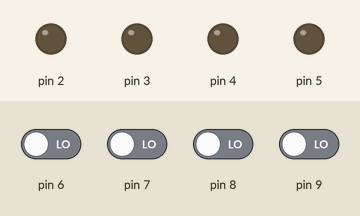
The sketch below on a simulated Arduino Uno, built with avr-gcc and run on an emulated ATmega328P. Shown: output pins drawn as LEDs (lit = HIGH). Inputs (shaded band) come from the test bench; at power-on: pin 6–9 LOW.

Above: at 1.2 s.
1.3 s: pin 6 driven HIGH
At 2.2 s:
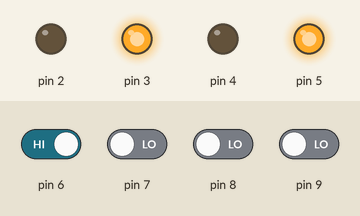
2.8 s: pin 6 driven LOW
At 3.3 s:
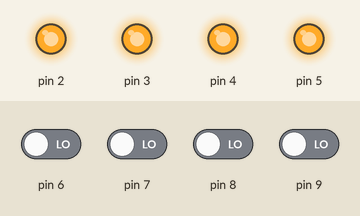
4.3 s: pin 7 driven HIGH
At 5.5 s:
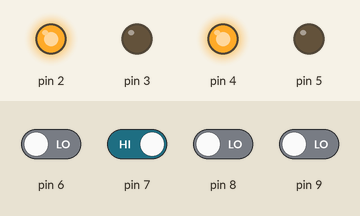
5.8 s: pin 7 driven LOW
At 6.8 s:
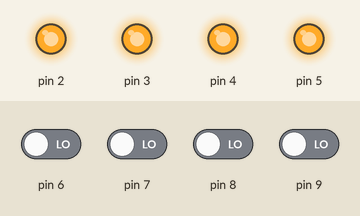
7.3 s: pin 8 driven HIGH
At 7.9 s:
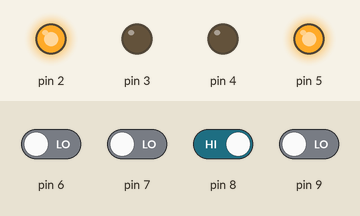
8.8 s: pin 8 driven LOW
At 9.1 s:
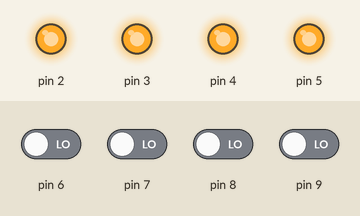
Timing chart, 0 to 11.3 s (numbered marks = the images above; inputs shaded):
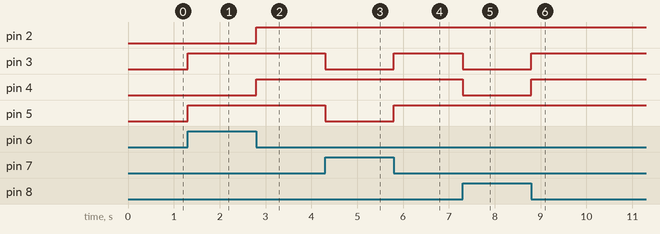

Measured:
- after the input at 1.3 s, pin 3, pin 5: LOW → HIGH at once
- after the input at 2.8 s, pin 2, pin 4: LOW → HIGH at once
- after the input at 4.3 s, pin 3, pin 5: HIGH → LOW at once
- after the input at 5.8 s, pin 3, pin 5: LOW → HIGH at once
- after the input at 7.3 s, pin 3, pin 4: HIGH → LOW at once
- after the input at 8.8 s, pin 3, pin 4: LOW → HIGH at once

The sketch:

robotic_car.ino
```cpp
void setup()
{
  for (int i = 2; i <= 5; i++)
  { pinMode(i, OUTPUT);
  }
  for (int i = 6; i <= 9; i++)
  { pinMode(i, INPUT);
  }
}
void p1()//****************for stop the both two motor
{
  for (int i = 2; i <= 5; i++)
  {
    digitalWrite(i, HIGH);
  }
}
void p2()//******************to move forward both the motors
{
  digitalWrite(2, LOW);
  digitalWrite(3, HIGH);
  digitalWrite(4, LOW);
  digitalWrite(5, HIGH);
}
void p3()//******************to move backward both the motors
{
  digitalWrite(2, HIGH);
  digitalWrite(3, LOW);
  digitalWrite(4, HIGH);
  digitalWrite(5, LOW);
}
void p4()//*****************to move one motor forward and another motor backward    means    to move motor right
{
  digitalWrite(2, HIGH);
  digitalWrite(3, LOW);
  digitalWrite(4, LOW);
  digitalWrite(5, HIGH);
}
void p5()//*****************to move one motor backward and another motor forward    means    to move motor left
{
  digitalWrite(2, LOW);
  digitalWrite(3, HIGH);
  digitalWrite(4, HIGH);
  digitalWrite(5, LOW);
}
void loop()
{
  if (digitalRead(6) == HIGH)
  {
    p2();
    while(digitalRead(6) == HIGH);// ***************for solving the debounce problem , here the semicolons after the while condition work as     empty paranthesis
    p1();
  }
  if (digitalRead(7) == HIGH)
  {
    p3();
    while(digitalRead(7) == HIGH);
    p1();
  }
  if (digitalRead(8) == HIGH)
  {
    p4();
    while(digitalRead(8) == HIGH);
    p1();

  }
  if (digitalRead(9) == HIGH)
  {
    p5();
    while(digitalRead(9) == HIGH);
    p1();

  }


}
```
